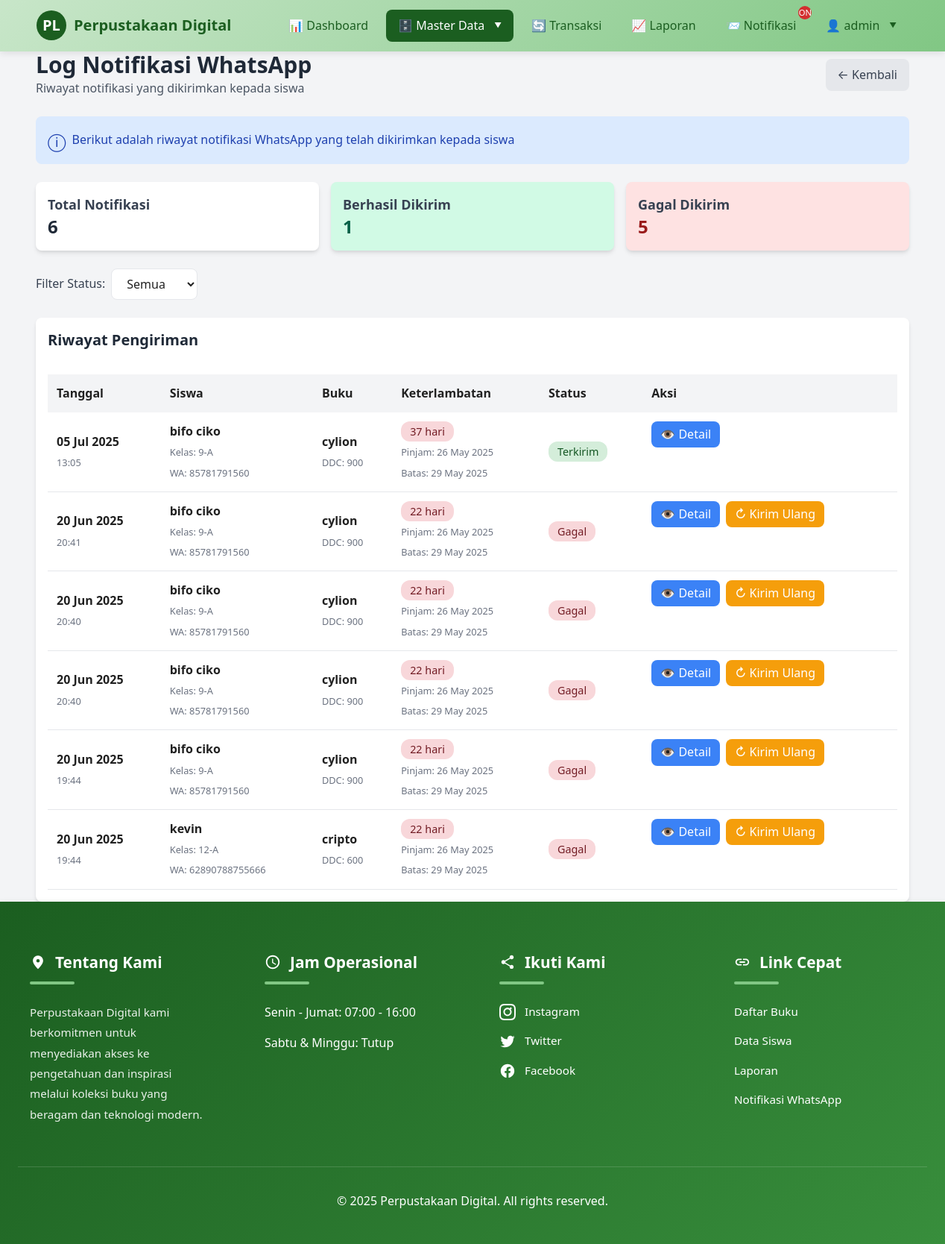
Screenshot of /admin/log_whatsapp.php (signed in) with the database file from the repository.
### tables this page shows
CREATE TABLE `log_whatsapp` (
  `id_log` int(11) NOT NULL,
  `id_peminjaman` int(11) NOT NULL,
  `tgl_kirim` datetime NOT NULL,
  `status` enum('terkirim','gagal') NOT NULL,
  `pesan` text DEFAULT NULL
);

CREATE TABLE `siswa` (
  `id_siswa` int(11) NOT NULL,
  `nama` varchar(100) NOT NULL,
  `kelas` varchar(10) NOT NULL,
  `no_telepon` varchar(15) NOT NULL,
  `created_at` timestamp NOT NULL DEFAULT current_timestamp()
);

CREATE TABLE `buku` (
  `id_buku` int(11) NOT NULL,
  `judul` varchar(255) NOT NULL,
  `kode_ddc` varchar(3) NOT NULL DEFAULT '000',
  `penulis` varchar(100) NOT NULL,
  `penerbit` varchar(100) DEFAULT NULL,
  `tahun_terbit` year(4) DEFAULT NULL,
  `kategori` varchar(50) DEFAULT NULL,
  `deskripsi` text DEFAULT NULL,
  `created_at` timestamp NOT NULL DEFAULT current_timestamp()
);

CREATE TABLE `peminjaman` (
  `id_peminjaman` int(11) NOT NULL,
  `id_siswa` int(11) NOT NULL,
  `id_copy` int(11) NOT NULL,
  `tgl_pinjam` date NOT NULL,
  `tgl_batas_kembali` date NOT NULL,
  `tgl_kembali` date DEFAULT NULL
);

### admin/log_whatsapp.php (the view, shortened to what this page needs)
<?php
require_once '../includes/config.php';
$limit = 10;
$page = isset($_GET['page']) ? (int) $_GET['page'] : 1;
$offset = ($page - 1) * $limit;
$filter_status = isset($_GET['status']) ? mysqli_real_escape_string($conn, $_GET['status']) : 'all';
$where_clause = $filter_status !== 'all' ? "WHERE lw.status = '$filter_status'" : '';
$query = "SELECT lw.id_log, lw.tgl_kirim, lw.status, lw.pesan,
                 s.nama AS nama_siswa, s.kelas, s.no_telepon AS no_wa,
                 b.judul, b.kode_ddc,
                 p.tgl_pinjam, p.tgl_batas_kembali
          FROM log_whatsapp lw
          JOIN peminjaman p ON lw.id_peminjaman = p.id_peminjaman
          JOIN siswa s ON p.id_siswa = s.id_siswa
          JOIN copy_buku cb ON p.id_copy = cb.id_copy
          JOIN buku b ON cb.id_buku = b.id_buku
          $where_clause
          ORDER BY lw.tgl_kirim DESC
          LIMIT $limit OFFSET $offset";
$result = mysqli_query($conn, $query);
$statistik_query = "SELECT
                    COUNT(*) AS total,
                    SUM(CASE WHEN status = 'terkirim' THEN 1 ELSE 0 END) AS sukses,
                    SUM(CASE WHEN status = 'gagal' THEN 1 ELSE 0 END) AS gagal
                    FROM log_whatsapp";
$statistik_result = mysqli_query($conn, $statistik_query);
$statistik = mysqli_fetch_assoc($statistik_result) ?: ['total' => 0, 'sukses' => 0, 'gagal' => 0];
require_once '../includes/header.php';
?>
<!DOCTYPE html>
<html lang="id">
<head>
    <link href="https://cdn.jsdelivr.net/npm/tailwindcss@2.2.19/dist/tailwind.min.css" rel="stylesheet">
</head>
<body class="bg-gray-100 font-sans">
    <div class="container mx-auto px-4 py-8">
        <header class="mb-6 flex justify-between items-center">
            <div>
                <h1 class="text-3xl font-bold text-gray-800">Log Notifikasi WhatsApp</h1>
                <p class="text-gray-600">Riwayat notifikasi yang dikirimkan kepada siswa</p>
            </div>
            <button onclick="window.history.back()" class="bg-gray-200 text-gray-700 px-4 py-2 rounded-lg hover:bg-gray-300 transition">
                ← Kembali
            </button>
        </header>
        <div class="bg-blue-100 text-blue-800 p-4 rounded-lg mb-6 flex items-center">
            <span class="text-2xl mr-2">ⓘ</span>
            <p>Berikut adalah riwayat notifikasi WhatsApp yang telah dikirimkan kepada siswa</p>
        </div>
        <div class="grid grid-cols-1 md:grid-cols-3 gap-4 mb-6">
            <div class="bg-white p-4 rounded-lg shadow-md">
                <h3 class="text-lg font-semibold text-gray-700">Total Notifikasi</h3>
                <p class="text-2xl font-bold text-gray-800"><?= $statistik['total'] ?></p>
            </div>
            <div class="bg-green-100 p-4 rounded-lg shadow-md">
                <h3 class="text-lg font-semibold text-gray-700">Berhasil Dikirim</h3>
                <p class="text-2xl font-bold text-green-800"><?= $statistik['sukses'] ?></p>
            </div>
            <div class="bg-red-100 p-4 rounded-lg shadow-md">
                <h3 class="text-lg font-semibold text-gray-700">Gagal Dikirim</h3>
                <p class="text-2xl font-bold text-red-800"><?= $statistik['gagal'] ?></p>
            </div>
        </div>
        <div class="mb-6 flex items-center">
            <label for="filter-status" class="mr-2 font-medium text-gray-700">Filter Status:</label>
            <select id="filter-status" onchange="applyFilter()" class="border rounded-lg px-4 py-2 bg-white focus:outline-none focus:ring-2 focus:ring-green-500">
                <option value="all" <?= $filter_status === 'all' ? 'selected' : '' ?>>Semua</option>
            </select>
        </div>
        <div class="bg-white rounded-lg shadow-md">
            <div class="p-4">
                <h2 class="text-xl font-semibold text-gray-800">Riwayat Pengiriman</h2>
            </div>
            <div class="table-container p-4">
                <table class="w-full text-left">
                    <thead>
                        <tr class="bg-gray-100">
                            <th class="p-3">Tanggal</th>
                            <th class="p-3">Siswa</th>
                            <th class="p-3">Buku</th>
                            <th class="p-3">Keterlambatan</th>
                            <th class="p-3">Status</th>
                            <th class="p-3">Aksi</th>
                        </tr>
                    </thead>
                    <tbody>
                        <?php if ($result && mysqli_num_rows($result) > 0): ?>
                            <?php while ($log = mysqli_fetch_assoc($result)): ?>
                                <?php
                                $tgl_batas = new DateTime($log['tgl_batas_kembali']);
                                $tgl_kirim = new DateTime($log['tgl_kirim']);
                                $telat = 0;
                                if ($tgl_kirim > $tgl_batas) {
                                    $interval = $tgl_batas->diff($tgl_kirim);
                                    $telat = $interval->days;
                                }
                                ?>
                                <tr class="border-b">
                                    <td class="p-3">
                                        <strong><?= date('d M Y', strtotime($log['tgl_kirim'])) ?></strong><br>
                                        <small class="text-gray-500"><?= date('H:i', strtotime($log['tgl_kirim'])) ?></small>
                                    </td>
                                    <td class="p-3">
                                        <strong><?= htmlspecialchars($log['nama_siswa']) ?></strong><br>
                                        <small class="text-gray-500">Kelas: <?= htmlspecialchars($log['kelas']) ?></small><br>
                                        <small class="text-gray-500">WA: <?= htmlspecialchars($log['no_wa']) ?></small>
                                    </td>
                                    <td class="p-3">
                                        <strong><?= htmlspecialchars($log['judul']) ?></strong><br>
                                        <small class="text-gray-500">DDC: <?= htmlspecialchars($log['kode_ddc']) ?></small>
                                    </td>
                                    <td class="p-3">
                                        <span class="status-badge <?= $telat > 3 ? 'status-failed' : 'status-success' ?>">
                                            <?= $telat ?> hari
                                        </span><br>
                                        <small class="text-gray-500">
                                            Pinjam: <?= date('d M Y', strtotime($log['tgl_pinjam'])) ?><br>
                                            Batas: <?= date('d M Y', strtotime($log['tgl_batas_kembali'])) ?>
                                        </small>
                                    </td>
                                    <td class="p-3">
                                        <span class="status-badge <?= $log['status'] === 'terkirim' ? 'status-success' : 'status-failed' ?>">
                                            <?= $log['status'] === 'terkirim' ? 'Terkirim' : 'Gagal' ?>
                                        </span>
                                    </td>
                                    <td class="p-3 flex space-x-2">
                                        <button class="btn btn-info bg-blue-500 text-white px-3 py-1 rounded-lg hover:bg-blue-600"
                                            data-id="<?= $log['id_log'] ?>"
                                            data-nama="<?= htmlspecialchars($log['nama_siswa']) ?>"
                                            data-kelas="<?= htmlspecialchars($log['kelas']) ?>"
                                            data-nomor="<?= htmlspecialchars($log['no_wa']) ?>"
                                            data-buku="<?= htmlspecialchars($log['judul']) ?>"
                                            data-ddc="<?= htmlspecialchars($log['kode_ddc']) ?>"
                                            data-pinjam="<?= date('d M Y', strtotime($log['tgl_pinjam'])) ?>"
                                            data-harus="<?= date('d M Y', strtotime($log['tgl_batas_kembali'])) ?>"
                                            data-telat="<?= $telat ?>"
                                            data-status="<?= $log['status'] ?>"
                                            data-pesan="<?= htmlspecialchars($log['pesan'] ?? '') ?>">
                                            👁️ Detail
                                        </button>
                                        <?php if ($log['status'] === 'gagal'): ?>
                                            <button class="btn btn-warning bg-yellow-500 text-white px-3 py-1 rounded-lg hover:bg-yellow-600"
                                                data-id="<?= $log['id_log'] ?>"
                                                data-csrf="<?= htmlspecialchars($_SESSION['csrf_token']) ?>">
                                                ↻ Kirim Ulang
                                            </button>
                                        <?php endif; ?>
                                    </td>
                                </tr>
                            <?php endwhile; ?>
                        <?php endif; ?>
                    </tbody>
                </table>
            </div>
        </div>
    </div>
    <?php require_once '../includes/footer.php'; ?>
</body>
</html>

### includes/header.php (style rules this page uses)
:root { --primary: #1B5E20; --primary-light: #4CAF50; --primary-lighter: #81C784; --primary-lightest: #C8E6C9; --secondary: #2E7D32; --accent: #FFD54F; --text: #212121; --text-light: #757575; --bg: #f8f9fa; --card-bg: #ffffff; --success: #388E3C; --danger: #D32F2F; --warning: #F57C00; --info: #0288D1; --radius: 8px; --shadow: 0 4px 12px rgba(0, 0, 0, 0.08); --transition: all 0.3s ease; }
* { margin: 0; padding: 0; box-sizing: border-box; }
body { font-family: -apple-system, BlinkMacSystemFont, 'Segoe UI', Roboto, Oxygen, Ubuntu, Cantarell, sans-serif; background-color: var(--bg); color: var(--text); line-height: 1.6; min-height: 100vh; display: flex; flex-direction: column; }
button { cursor: pointer; border: none; background: none; font-family: inherit; }
.container { width: 100%; max-width: 1200px; margin: 0 auto; padding: 0 15px; }
.p-3 { padding: 1.5rem; }
.btn { display: inline-block; padding: 0.6rem 1.2rem; border-radius: var(--radius); font-weight: 500; transition: var(--transition); }

### admin/log_whatsapp.php (style rules this page uses)
.status-badge { padding: 4px 12px; border-radius: 12px; font-size: 0.9rem; font-weight: 500; }
.status-success { background: #d4edda; color: #155724; }
.status-failed { background: #f8d7da; color: #721c24; }
.btn { transition: all 0.3s ease; }
.table-container { overflow-x: auto; }

### includes/footer.php (style rules this page uses)
:root { --primary-color: #1b5e20; --secondary-color: #388e3c; --accent-color: #81c784; --light-color: #f5f5f5; --dark-color: #263238; --text-light: #ffffff; --text-dark: #212121; --shadow: 0 6px 12px rgba(0, 0, 0, 0.15); --transition: all 0.3s ease-in-out; --border-radius: 12px; }
* { margin: 0; padding: 0; box-sizing: border-box; }
body { font-family: 'Inter', -apple-system, BlinkMacSystemFont, 'Segoe UI', Roboto, Oxygen, Ubuntu, Cantarell, 'Open Sans', 'Helvetica Neue', sans-serif; line-height: 1.7; display: flex; flex-direction: column; min-height: 100vh; }
.container { max-width: 1280px; margin: 0 auto; padding: 0 24px; }

### rows the page displays
log_whatsapp: tgl_kirim "05 Jul 2025", tgl_kirim "13:05", siswa.nama "bifo ciko", siswa.kelas "9-A", siswa.no_telepon "85781791560", buku.judul "cylion", buku.kode_ddc "900", telat "37", id_peminjaman.tgl_pinjam "26 May 2025", id_peminjaman.tgl_batas_kembali "29 May 2025", status "Terkirim"
log_whatsapp: tgl_kirim "20 Jun 2025", tgl_kirim "20:41", siswa.nama "bifo ciko", siswa.kelas "9-A", siswa.no_telepon "85781791560", buku.judul "cylion", buku.kode_ddc "900", telat "22", id_peminjaman.tgl_pinjam "26 May 2025", id_peminjaman.tgl_batas_kembali "29 May 2025", status "Gagal"
log_whatsapp: tgl_kirim "20 Jun 2025", tgl_kirim "20:40", siswa.nama "bifo ciko", siswa.kelas "9-A", siswa.no_telepon "85781791560", buku.judul "cylion", buku.kode_ddc "900", telat "22", id_peminjaman.tgl_pinjam "26 May 2025", id_peminjaman.tgl_batas_kembali "29 May 2025", status "Gagal"
log_whatsapp: tgl_kirim "20 Jun 2025", tgl_kirim "20:40", siswa.nama "bifo ciko", siswa.kelas "9-A", siswa.no_telepon "85781791560", buku.judul "cylion", buku.kode_ddc "900", telat "22", id_peminjaman.tgl_pinjam "26 May 2025", id_peminjaman.tgl_batas_kembali "29 May 2025", status "Gagal"
log_whatsapp: tgl_kirim "20 Jun 2025", tgl_kirim "19:44", siswa.nama "bifo ciko", siswa.kelas "9-A", siswa.no_telepon "85781791560", buku.judul "cylion", buku.kode_ddc "900", telat "22", id_peminjaman.tgl_pinjam "26 May 2025", id_peminjaman.tgl_batas_kembali "29 May 2025", status "Gagal"
log_whatsapp: tgl_kirim "20 Jun 2025", tgl_kirim "19:44", siswa.nama "kevin", siswa.kelas "12-A", siswa.no_telepon "62890788755666", buku.judul "cripto", buku.kode_ddc "600", telat "22", id_peminjaman.tgl_pinjam "26 May 2025", id_peminjaman.tgl_batas_kembali "29 May 2025", status "Gagal"

### other values shown
SITE_NAME "Perpustakaan Digital"
$_SESSION['staff_username'] "admin"
$statistik['total'] "6"
$statistik['sukses'] "1"
$statistik['gagal'] "5"
